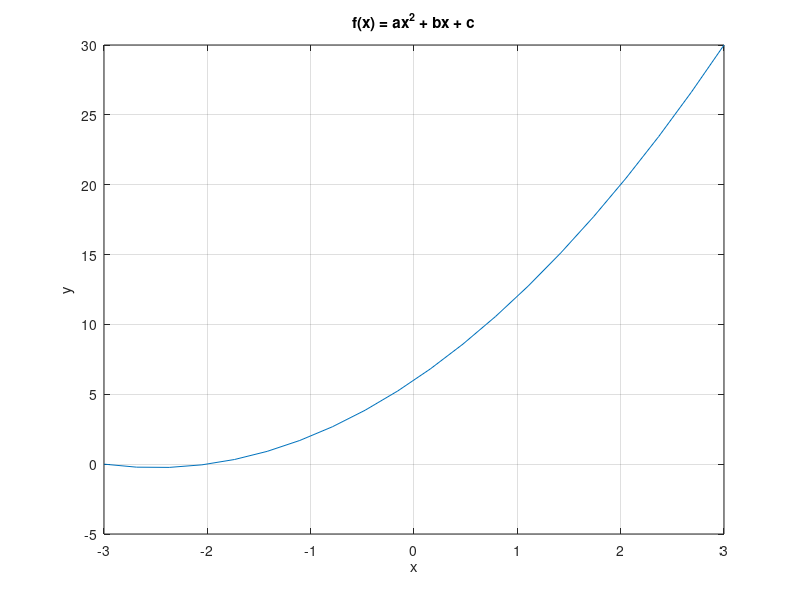

This chart was generated by the following MATLAB code:
% Chris Kreienkamp
% Section 10
% 1/24/17

% Plot the parabolic equation

clear
clc


%% Set Parameters

%Define the coefficients for the equation
a = 1;
b = 5;
c = 6;

% Define range and number of x-values
xmin = -3;
xmax = 3;
Nx = 20;


%% Tabulate Values

% Use linspace to define x-values
x = linspace(xmin,xmax,Nx);

% Define our y-values
% Remember element by element operation
% Need "dot" before "^"
y = a*x.^2 + b*x + c;


%% Plot Values

% Basic plot command
plot(x,y)

% Add labels, title, ...
% Do this AFTER the plot command
xlabel ('x')
ylabel ('y')
grid on
title('f(x) = ax^2 + bx + c')
